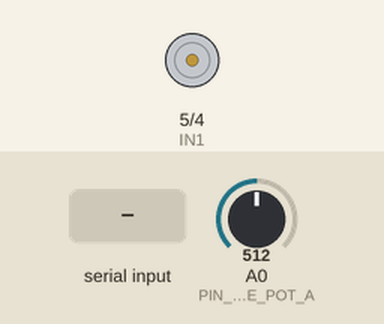
This sketch was run on a simulated Arduino Uno, built with avr-gcc and run on an emulated ATmega328P. Parts: motor-driver pin pairs drawn as motors (green arrow = first pin HIGH = forward, orange = second pin HIGH = backward, longer = more drive, scaled by the enable pin). The test bench sets the inputs (shaded band); at power-on: A0 (PIN_SLIDE_POT_A) = 512. What the sketch prints to the serial monitor is not drawn.

Above: at 1.2 s.
1.3 s: "up\n" received over Serial
At 1.43 s:
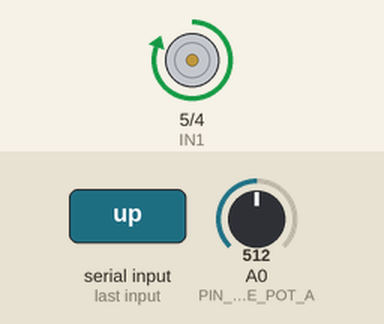
3.0 s: "down\n" received over Serial
At 3.14 s:
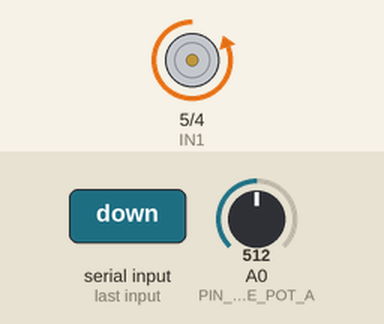
4.7 s: A0 (PIN_SLIDE_POT_A) set to 106
7.7 s: A0 (PIN_SLIDE_POT_A) set to 92
Timing chart, 0 to 10.7 s (numbered marks = the images above; inputs shaded):
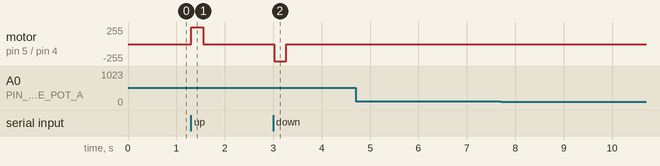

The sketch:

MakersActuator.ino
```cpp
#define PIN_SLIDE_POT_A A0
String command = "";

// Motor direction pins
const int IN1 = 5;
const int IN2 = 4;
const int ENA = 6;


void setup() {
  Serial.begin(9600);

  pinMode(PIN_SLIDE_POT_A, INPUT );
  pinMode(IN1, OUTPUT);
  pinMode(IN2, OUTPUT);
  pinMode(ENA, OUTPUT);

  // Start stopped
  digitalWrite(IN1, LOW);
  digitalWrite(IN2, LOW);
  analogWrite(ENA, 255);
}

void loop() {
  int value_slide_pot_a = analogRead(PIN_SLIDE_POT_A);
  Serial.print("Slide Pot value: ");
  Serial.println(value_slide_pot_a);

  if (Serial.available()) {
    command = Serial.readStringUntil('\n');
    command.trim();

    if (command == "up") {
      moveForward();
    }

    if (command == "down") {
      moveBackward();
    }
  }
}

void moveForward() {
  digitalWrite(IN1, HIGH);
  digitalWrite(IN2, LOW);
  delay(250);
  stopMotor();
}

void moveBackward() {
  digitalWrite(IN1, LOW);
  digitalWrite(IN2, HIGH);
  delay(250);
  stopMotor();
}

void stopMotor() {
  digitalWrite(IN1, LOW);
  digitalWrite(IN2, LOW);
}
```

Measured:
- after the input at 1.3 s, motor on pin 5 (IN1) / pin 4 (IN2): stopped → forward 255/255 at once, → stopped 0.25 s later
- after the input at 3.0 s, motor on pin 5 (IN1) / pin 4 (IN2): stopped → backward 255/255 at once, → stopped 0.25 s later
- after the input at 4.7 s, every drawn part: stays the same
- after the input at 7.7 s, every drawn part: stays the same
